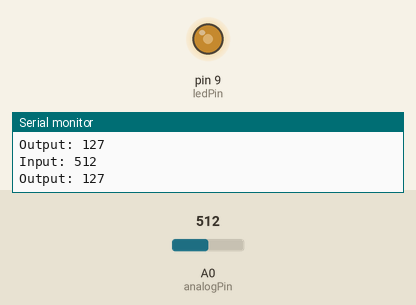
Simulated run of this sketch. Board: Arduino Uno, built with avr-gcc and run on an emulated ATmega328P. On the bench: output pins drawn as LEDs (lit = HIGH), the last lines printed to the serial monitor. The inputs (shaded band) are chosen by the test bench; at power-on: A0 (analogPin) = 512.

Above: at 1.8 s.
1.9 s: A0 (analogPin) set to 716
At 3.0 s:
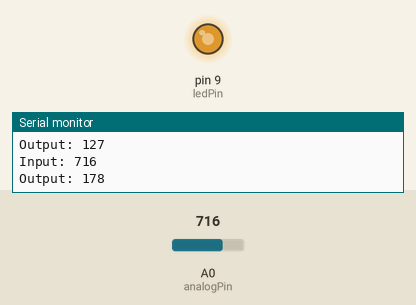
3.5 s: A0 (analogPin) set to 900
At 4.6 s:
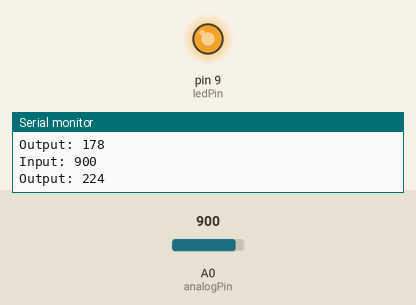
5.5 s: A0 (analogPin) set to 122
At 7.2 s:
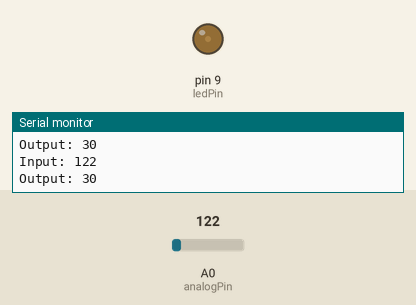
7.5 s: A0 (analogPin) set to 0
At 8.9 s:
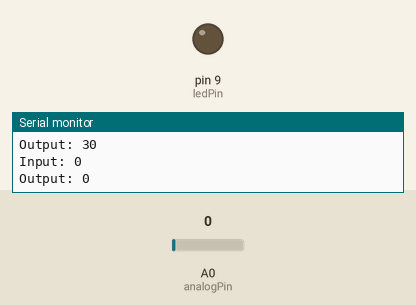
9.5 s: A0 (analogPin) set to 511
At 10.5 s:
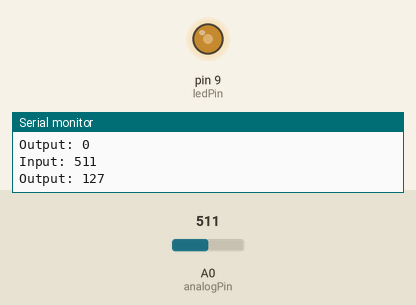
Timing chart, 0 to 12.5 s (numbered marks = the images above; inputs shaded):
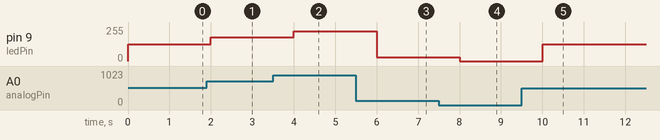

Measured:
- after the input at 1.9 s, pin 9 (ledPin): 127/255 → 178/255 after 0.10 s
- after the input at 3.5 s, pin 9 (ledPin): 178/255 → 224/255 after 0.50 s
- after the input at 5.5 s, pin 9 (ledPin): 224/255 → 30/255 after 0.50 s
- after the input at 7.5 s, pin 9 (ledPin): 30/255 → 0/255 after 0.51 s
- after the input at 9.5 s, pin 9 (ledPin): 0/255 → 127/255 after 0.51 s

The sketch:

lab5_p1.ino
```cpp
const int analogPin = 0; //potetentiometer attatched to pin A0
const int ledPin = 9; //led attatched to pin 9
int inputValue = 0; //stores the value coming from potetentiometer
int outputValue = 0; //store the output value

void setup()
{
  Serial.begin(9600);//sets baudrate to 9600
}
void loop()
{
  inputValue = analogRead(analogPin); //reads the value from the potentiometer
  Serial.print("Input: "); //print Input
  Serial.println(inputValue); //print inputValue
  outputValue = map(inputValue, 0, 1024, 0, 255); //Converts 0-1024 to a proportional number from 0 to 255
  Serial.print("Output: "); //print Output
  Serial.println(outputValue); //print outputValue
  analogWrite(ledPin, outputValue); //turn the LED on depending on the output value
  delay(1000); //delay by a second
}
```
